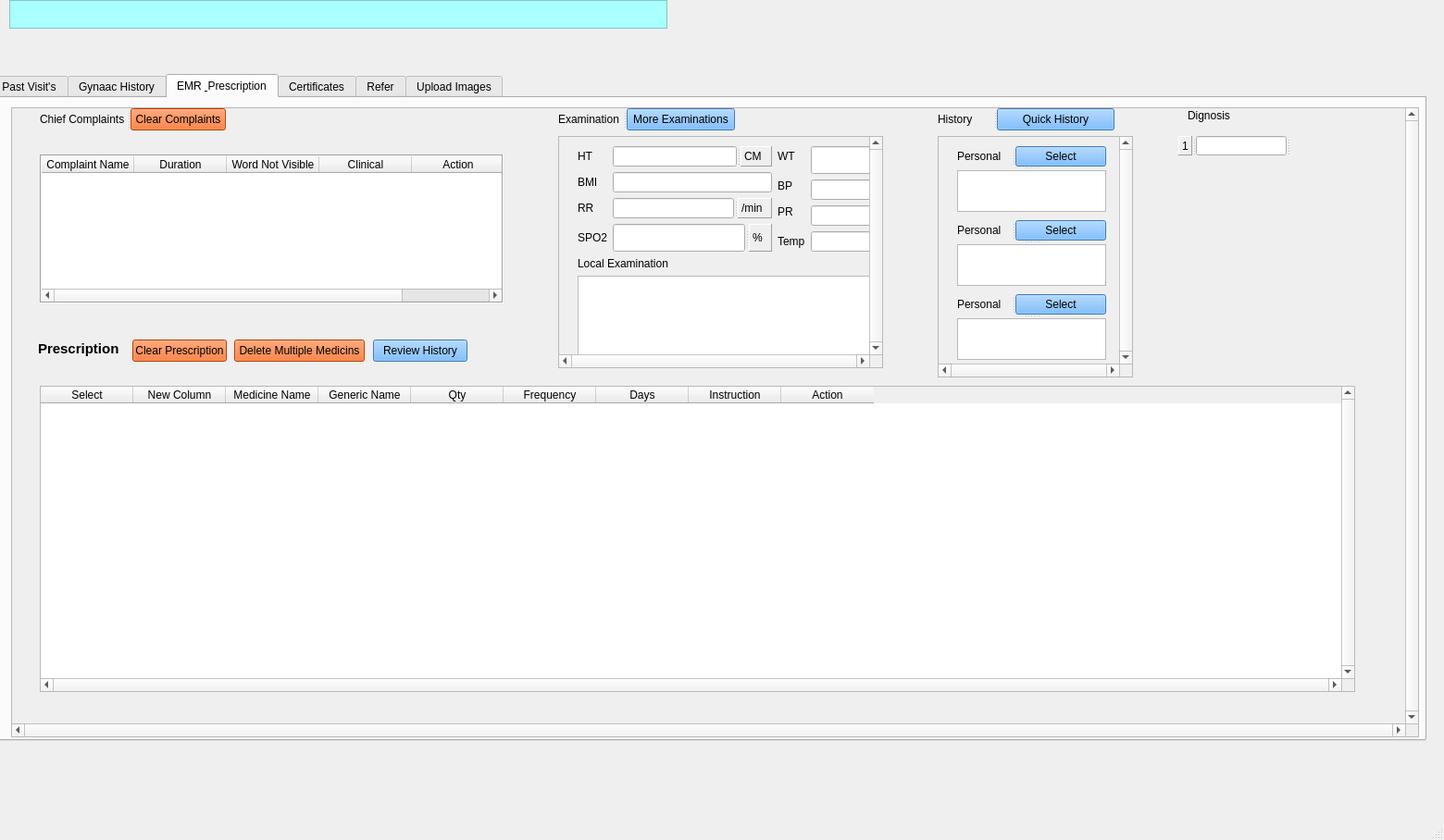
<?xml version="1.0" encoding="UTF-8"?>
<ui version="4.0">
 <class>MainWindow</class>
 <widget class="QMainWindow" name="MainWindow">
  <property name="geometry">
   <rect>
    <x>0</x>
    <y>0</y>
    <width>1560</width>
    <height>908</height>
   </rect>
  </property>
  <property name="windowTitle">
   <string>MainWindow</string>
  </property>
  <widget class="QWidget" name="centralwidget">
   <widget class="QTextBrowser" name="textBrowser">
    <property name="geometry">
     <rect>
      <x>10</x>
      <y>0</y>
      <width>711</width>
      <height>31</height>
     </rect>
    </property>
    <property name="styleSheet">
     <string notr="true">background-color: rgb(170, 255, 255);</string>
    </property>
   </widget>
   <widget class="QTabWidget" name="upload_tab">
    <property name="geometry">
     <rect>
      <x>-10</x>
      <y>80</y>
      <width>1551</width>
      <height>721</height>
     </rect>
    </property>
    <property name="focusPolicy">
     <enum>Qt::TabFocus</enum>
    </property>
    <property name="tabShape">
     <enum>QTabWidget::Rounded</enum>
    </property>
    <property name="currentIndex">
     <number>2</number>
    </property>
    <widget class="QWidget" name="tab_7">
     <attribute name="title">
      <string>Past Visit's</string>
     </attribute>
    </widget>
    <widget class="QWidget" name="tab_8">
     <attribute name="title">
      <string>Gynaac History</string>
     </attribute>
    </widget>
    <widget class="QWidget" name="tab_9">
     <attribute name="title">
      <string>EMR &amp; Prescription</string>
     </attribute>
     <widget class="QScrollArea" name="scrollArea_3">
      <property name="geometry">
       <rect>
        <x>20</x>
        <y>10</y>
        <width>1521</width>
        <height>681</height>
       </rect>
      </property>
      <property name="verticalScrollBarPolicy">
       <enum>Qt::ScrollBarAlwaysOn</enum>
      </property>
      <property name="horizontalScrollBarPolicy">
       <enum>Qt::ScrollBarAlwaysOn</enum>
      </property>
      <property name="sizeAdjustPolicy">
       <enum>QAbstractScrollArea::AdjustToContentsOnFirstShow</enum>
      </property>
      <property name="widgetResizable">
       <bool>true</bool>
      </property>
      <widget class="QWidget" name="scrollAreaWidgetContents_6">
       <property name="geometry">
        <rect>
         <x>0</x>
         <y>0</y>
         <width>1502</width>
         <height>662</height>
        </rect>
       </property>
       <widget class="QLabel" name="label_46">
        <property name="geometry">
         <rect>
          <x>1270</x>
          <y>0</y>
          <width>49</width>
          <height>16</height>
         </rect>
        </property>
        <property name="text">
         <string>Dignosis</string>
        </property>
       </widget>
       <widget class="QSplitter" name="splitter_17">
        <property name="geometry">
         <rect>
          <x>30</x>
          <y>0</y>
          <width>201</width>
          <height>24</height>
         </rect>
        </property>
        <property name="orientation">
         <enum>Qt::Horizontal</enum>
        </property>
        <widget class="QLabel" name="label_47">
         <property name="text">
          <string>Chief Complaints</string>
         </property>
        </widget>
        <widget class="QPushButton" name="pushButton_13">
         <property name="styleSheet">
          <string notr="true">background-color: rgb(255, 85, 0);</string>
         </property>
         <property name="text">
          <string>Clear Complaints</string>
         </property>
        </widget>
       </widget>
       <widget class="QScrollArea" name="scrollArea_4">
        <property name="geometry">
         <rect>
          <x>590</x>
          <y>30</y>
          <width>351</width>
          <height>251</height>
         </rect>
        </property>
        <property name="verticalScrollBarPolicy">
         <enum>Qt::ScrollBarAlwaysOn</enum>
        </property>
        <property name="horizontalScrollBarPolicy">
         <enum>Qt::ScrollBarAlwaysOn</enum>
        </property>
        <property name="sizeAdjustPolicy">
         <enum>QAbstractScrollArea::AdjustToContents</enum>
        </property>
        <property name="widgetResizable">
         <bool>true</bool>
        </property>
        <widget class="QWidget" name="scrollAreaWidgetContents_7">
         <property name="geometry">
          <rect>
           <x>0</x>
           <y>0</y>
           <width>332</width>
           <height>232</height>
          </rect>
         </property>
         <widget class="QWidget" name="">
          <property name="geometry">
           <rect>
            <x>20</x>
            <y>10</y>
            <width>423</width>
            <height>334</height>
           </rect>
          </property>
          <layout class="QGridLayout" name="gridLayout">
           <item row="0" column="0">
            <widget class="QLabel" name="label_57">
             <property name="text">
              <string>HT</string>
             </property>
            </widget>
           </item>
           <item row="0" column="1">
            <widget class="QSplitter" name="splitter_33">
             <property name="orientation">
              <enum>Qt::Horizontal</enum>
             </property>
             <widget class="QLineEdit" name="lineEdit_22"/>
             <widget class="QLabel" name="label_60">
              <property name="frameShape">
               <enum>QFrame::Panel</enum>
              </property>
              <property name="frameShadow">
               <enum>QFrame::Raised</enum>
              </property>
              <property name="text">
               <string>CM</string>
              </property>
             </widget>
            </widget>
           </item>
           <item row="0" column="2">
            <widget class="QLabel" name="label_50">
             <property name="text">
              <string>WT</string>
             </property>
            </widget>
           </item>
           <item row="0" column="3" rowspan="2">
            <widget class="QSplitter" name="splitter_34">
             <property name="orientation">
              <enum>Qt::Horizontal</enum>
             </property>
             <widget class="QLineEdit" name="lineEdit_23"/>
             <widget class="QLabel" name="label_62">
              <property name="frameShape">
               <enum>QFrame::Panel</enum>
              </property>
              <property name="frameShadow">
               <enum>QFrame::Raised</enum>
              </property>
              <property name="text">
               <string>Kg</string>
              </property>
             </widget>
            </widget>
           </item>
           <item row="1" column="0" rowspan="2">
            <widget class="QLabel" name="label_56">
             <property name="text">
              <string>BMI</string>
             </property>
            </widget>
           </item>
           <item row="1" column="1" rowspan="2">
            <widget class="QLineEdit" name="lineEdit_19"/>
           </item>
           <item row="2" column="2">
            <widget class="QLabel" name="label_61">
             <property name="sizePolicy">
              <sizepolicy hsizetype="Preferred" vsizetype="Preferred">
               <horstretch>0</horstretch>
               <verstretch>0</verstretch>
              </sizepolicy>
             </property>
             <property name="text">
              <string>BP</string>
             </property>
            </widget>
           </item>
           <item row="2" column="3" rowspan="2">
            <widget class="QSplitter" name="splitter_35">
             <property name="orientation">
              <enum>Qt::Horizontal</enum>
             </property>
             <widget class="QLineEdit" name="lineEdit_24"/>
             <widget class="QLabel" name="label_63">
              <property name="frameShape">
               <enum>QFrame::Panel</enum>
              </property>
              <property name="frameShadow">
               <enum>QFrame::Raised</enum>
              </property>
              <property name="text">
               <string>mmHg</string>
              </property>
             </widget>
            </widget>
           </item>
           <item row="3" column="0" rowspan="2">
            <widget class="QLabel" name="label_55">
             <property name="text">
              <string>RR</string>
             </property>
            </widget>
           </item>
           <item row="3" column="1" rowspan="2">
            <widget class="QSplitter" name="splitter_32">
             <property name="orientation">
              <enum>Qt::Horizontal</enum>
             </property>
             <widget class="QLineEdit" name="lineEdit_21"/>
             <widget class="QLabel" name="label_59">
              <property name="frameShape">
               <enum>QFrame::Panel</enum>
              </property>
              <property name="frameShadow">
               <enum>QFrame::Raised</enum>
              </property>
              <property name="text">
               <string>/min</string>
              </property>
             </widget>
            </widget>
           </item>
           <item row="4" column="2">
            <widget class="QLabel" name="label_51">
             <property name="sizePolicy">
              <sizepolicy hsizetype="Preferred" vsizetype="Preferred">
               <horstretch>0</horstretch>
               <verstretch>0</verstretch>
              </sizepolicy>
             </property>
             <property name="text">
              <string>PR</string>
             </property>
            </widget>
           </item>
           <item row="4" column="3" rowspan="2">
            <widget class="QSplitter" name="splitter_36">
             <property name="orientation">
              <enum>Qt::Horizontal</enum>
             </property>
             <widget class="QLineEdit" name="lineEdit_25"/>
             <widget class="QLabel" name="label_64">
              <property name="frameShape">
               <enum>QFrame::Panel</enum>
              </property>
              <property name="frameShadow">
               <enum>QFrame::Raised</enum>
              </property>
              <property name="text">
               <string>/min</string>
              </property>
             </widget>
            </widget>
           </item>
           <item row="5" column="0" rowspan="2">
            <widget class="QLabel" name="label_54">
             <property name="text">
              <string>SPO2</string>
             </property>
            </widget>
           </item>
           <item row="5" column="1" rowspan="2">
            <widget class="QSplitter" name="splitter_25">
             <property name="orientation">
              <enum>Qt::Horizontal</enum>
             </property>
             <widget class="QLineEdit" name="lineEdit_20"/>
             <widget class="QLabel" name="label_58">
              <property name="frameShape">
               <enum>QFrame::Panel</enum>
              </property>
              <property name="frameShadow">
               <enum>QFrame::Raised</enum>
              </property>
              <property name="text">
               <string>%</string>
              </property>
             </widget>
            </widget>
           </item>
           <item row="6" column="2">
            <widget class="QLabel" name="label_52">
             <property name="text">
              <string>Temp</string>
             </property>
            </widget>
           </item>
           <item row="6" column="3">
            <widget class="QSplitter" name="splitter_37">
             <property name="orientation">
              <enum>Qt::Horizontal</enum>
             </property>
             <widget class="QLineEdit" name="lineEdit_26"/>
             <widget class="QLabel" name="label_65">
              <property name="frameShape">
               <enum>QFrame::Panel</enum>
              </property>
              <property name="frameShadow">
               <enum>QFrame::Raised</enum>
              </property>
              <property name="text">
               <string>mmHg</string>
              </property>
             </widget>
            </widget>
           </item>
           <item row="7" column="0" colspan="2">
            <widget class="QLabel" name="label_53">
             <property name="text">
              <string>Local Examination</string>
             </property>
            </widget>
           </item>
           <item row="8" column="0" colspan="4">
            <widget class="QTextBrowser" name="textBrowser_10"/>
           </item>
          </layout>
         </widget>
        </widget>
       </widget>
       <widget class="QSplitter" name="splitter_38">
        <property name="geometry">
         <rect>
          <x>590</x>
          <y>0</y>
          <width>191</width>
          <height>24</height>
         </rect>
        </property>
        <property name="orientation">
         <enum>Qt::Horizontal</enum>
        </property>
        <widget class="QLabel" name="label_66">
         <property name="text">
          <string>Examination</string>
         </property>
        </widget>
        <widget class="QPushButton" name="pushButton_15">
         <property name="styleSheet">
          <string notr="true">background-color: rgb(85, 170, 255);</string>
         </property>
         <property name="text">
          <string>More Examinations</string>
         </property>
        </widget>
       </widget>
       <widget class="QSplitter" name="splitter_39">
        <property name="geometry">
         <rect>
          <x>1000</x>
          <y>0</y>
          <width>191</width>
          <height>24</height>
         </rect>
        </property>
        <property name="orientation">
         <enum>Qt::Horizontal</enum>
        </property>
        <widget class="QLabel" name="label_67">
         <property name="text">
          <string>History</string>
         </property>
        </widget>
        <widget class="QPushButton" name="pushButton_16">
         <property name="styleSheet">
          <string notr="true">background-color: rgb(85, 170, 255);</string>
         </property>
         <property name="text">
          <string>Quick History</string>
         </property>
        </widget>
       </widget>
       <widget class="QScrollArea" name="scrollArea_5">
        <property name="geometry">
         <rect>
          <x>1000</x>
          <y>30</y>
          <width>211</width>
          <height>261</height>
         </rect>
        </property>
        <property name="verticalScrollBarPolicy">
         <enum>Qt::ScrollBarAlwaysOn</enum>
        </property>
        <property name="horizontalScrollBarPolicy">
         <enum>Qt::ScrollBarAlwaysOn</enum>
        </property>
        <property name="sizeAdjustPolicy">
         <enum>QAbstractScrollArea::AdjustToContents</enum>
        </property>
        <property name="widgetResizable">
         <bool>true</bool>
        </property>
        <widget class="QWidget" name="scrollAreaWidgetContents_8">
         <property name="geometry">
          <rect>
           <x>0</x>
           <y>0</y>
           <width>192</width>
           <height>242</height>
          </rect>
         </property>
         <widget class="QSplitter" name="splitter_40">
          <property name="geometry">
           <rect>
            <x>20</x>
            <y>90</y>
            <width>161</width>
            <height>71</height>
           </rect>
          </property>
          <property name="orientation">
           <enum>Qt::Vertical</enum>
          </property>
          <widget class="QSplitter" name="splitter_41">
           <property name="orientation">
            <enum>Qt::Horizontal</enum>
           </property>
           <widget class="QLabel" name="label_68">
            <property name="text">
             <string>Personal</string>
            </property>
           </widget>
           <widget class="QPushButton" name="pushButton_17">
            <property name="styleSheet">
             <string notr="true">background-color: rgb(85, 170, 255);</string>
            </property>
            <property name="text">
             <string>Select</string>
            </property>
           </widget>
          </widget>
          <widget class="QTextBrowser" name="textBrowser_11"/>
         </widget>
         <widget class="QSplitter" name="splitter_42">
          <property name="geometry">
           <rect>
            <x>20</x>
            <y>170</y>
            <width>161</width>
            <height>71</height>
           </rect>
          </property>
          <property name="orientation">
           <enum>Qt::Vertical</enum>
          </property>
          <widget class="QSplitter" name="splitter_43">
           <property name="orientation">
            <enum>Qt::Horizontal</enum>
           </property>
           <widget class="QLabel" name="label_69">
            <property name="text">
             <string>Personal</string>
            </property>
           </widget>
           <widget class="QPushButton" name="pushButton_18">
            <property name="styleSheet">
             <string notr="true">background-color: rgb(85, 170, 255);</string>
            </property>
            <property name="text">
             <string>Select</string>
            </property>
           </widget>
          </widget>
          <widget class="QTextBrowser" name="textBrowser_12"/>
         </widget>
         <widget class="QSplitter" name="splitter_44">
          <property name="geometry">
           <rect>
            <x>20</x>
            <y>10</y>
            <width>161</width>
            <height>71</height>
           </rect>
          </property>
          <property name="orientation">
           <enum>Qt::Vertical</enum>
          </property>
          <widget class="QSplitter" name="splitter_45">
           <property name="orientation">
            <enum>Qt::Horizontal</enum>
           </property>
           <widget class="QLabel" name="label_70">
            <property name="text">
             <string>Personal</string>
            </property>
           </widget>
           <widget class="QPushButton" name="pushButton_19">
            <property name="styleSheet">
             <string notr="true">background-color: rgb(85, 170, 255);</string>
            </property>
            <property name="text">
             <string>Select</string>
            </property>
           </widget>
          </widget>
          <widget class="QTextBrowser" name="textBrowser_13"/>
         </widget>
        </widget>
       </widget>
       <widget class="QTableWidget" name="tableComplaint">
        <property name="geometry">
         <rect>
          <x>30</x>
          <y>50</y>
          <width>501</width>
          <height>161</height>
         </rect>
        </property>
        <property name="frameShape">
         <enum>QFrame::Box</enum>
        </property>
        <property name="alternatingRowColors">
         <bool>true</bool>
        </property>
        <property name="iconSize">
         <size>
          <width>0</width>
          <height>0</height>
         </size>
        </property>
        <property name="gridStyle">
         <enum>Qt::SolidLine</enum>
        </property>
        <property name="sortingEnabled">
         <bool>false</bool>
        </property>
        <attribute name="verticalHeaderVisible">
         <bool>true</bool>
        </attribute>
        <attribute name="verticalHeaderCascadingSectionResizes">
         <bool>true</bool>
        </attribute>
        <attribute name="verticalHeaderShowSortIndicator" stdset="0">
         <bool>true</bool>
        </attribute>
        <column>
         <property name="text">
          <string>Complaint Name</string>
         </property>
        </column>
        <column>
         <property name="text">
          <string>Duration</string>
         </property>
        </column>
        <column>
         <property name="text">
          <string>Word Not Visible</string>
         </property>
        </column>
        <column>
         <property name="text">
          <string>Clinical</string>
         </property>
        </column>
        <column>
         <property name="text">
          <string>Action</string>
         </property>
        </column>
       </widget>
       <widget class="QLabel" name="label_71">
        <property name="geometry">
         <rect>
          <x>28</x>
          <y>250</y>
          <width>91</width>
          <height>20</height>
         </rect>
        </property>
        <property name="font">
         <font>
          <pointsize>11</pointsize>
          <bold>true</bold>
         </font>
        </property>
        <property name="text">
         <string>Prescription</string>
        </property>
       </widget>
       <widget class="QPushButton" name="pushButton_21">
        <property name="geometry">
         <rect>
          <x>130</x>
          <y>250</y>
          <width>102</width>
          <height>24</height>
         </rect>
        </property>
        <property name="styleSheet">
         <string notr="true">background-color: rgb(255, 85, 0);</string>
        </property>
        <property name="text">
         <string>Clear Prescription</string>
        </property>
       </widget>
       <widget class="QPushButton" name="pushButton_22">
        <property name="geometry">
         <rect>
          <x>240</x>
          <y>250</y>
          <width>141</width>
          <height>24</height>
         </rect>
        </property>
        <property name="styleSheet">
         <string notr="true">background-color: rgb(255, 85, 0);</string>
        </property>
        <property name="text">
         <string>Delete Multiple Medicins</string>
        </property>
       </widget>
       <widget class="QPushButton" name="pushButton_23">
        <property name="geometry">
         <rect>
          <x>390</x>
          <y>250</y>
          <width>102</width>
          <height>24</height>
         </rect>
        </property>
        <property name="styleSheet">
         <string notr="true">background-color: rgb(85, 170, 255);</string>
        </property>
        <property name="text">
         <string>Review History</string>
        </property>
       </widget>
       <widget class="QTableWidget" name="tableWidget_2">
        <property name="geometry">
         <rect>
          <x>30</x>
          <y>300</y>
          <width>1421</width>
          <height>331</height>
         </rect>
        </property>
        <property name="verticalScrollBarPolicy">
         <enum>Qt::ScrollBarAlwaysOn</enum>
        </property>
        <property name="horizontalScrollBarPolicy">
         <enum>Qt::ScrollBarAlwaysOn</enum>
        </property>
        <property name="sizeAdjustPolicy">
         <enum>QAbstractScrollArea::AdjustToContents</enum>
        </property>
        <column>
         <property name="text">
          <string>Select</string>
         </property>
        </column>
        <column>
         <property name="text">
          <string>New Column</string>
         </property>
        </column>
        <column>
         <property name="text">
          <string>Medicine Name</string>
         </property>
         <property name="icon">
          <iconset>
           <normaloff>settings-icon.webp</normaloff>settings-icon.webp</iconset>
         </property>
        </column>
        <column>
         <property name="text">
          <string>Generic Name</string>
         </property>
        </column>
        <column>
         <property name="text">
          <string>Qty</string>
         </property>
        </column>
        <column>
         <property name="text">
          <string>Frequency</string>
         </property>
        </column>
        <column>
         <property name="text">
          <string>Days</string>
         </property>
        </column>
        <column>
         <property name="text">
          <string>Instruction</string>
         </property>
        </column>
        <column>
         <property name="text">
          <string>Action</string>
         </property>
        </column>
       </widget>
       <widget class="QSplitter" name="splitter_46">
        <property name="geometry">
         <rect>
          <x>1260</x>
          <y>30</y>
          <width>161</width>
          <height>21</height>
         </rect>
        </property>
        <property name="orientation">
         <enum>Qt::Horizontal</enum>
        </property>
        <widget class="QLabel" name="label_49">
         <property name="frameShape">
          <enum>QFrame::Panel</enum>
         </property>
         <property name="frameShadow">
          <enum>QFrame::Raised</enum>
         </property>
         <property name="text">
          <string>1</string>
         </property>
        </widget>
        <widget class="QLineEdit" name="lineEdit_18"/>
        <widget class="QPushButton" name="pushButton_20">
         <property name="text">
          <string/>
         </property>
         <property name="icon">
          <iconset>
           <normaloff>../images.jpg</normaloff>../images.jpg</iconset>
         </property>
         <property name="iconSize">
          <size>
           <width>25</width>
           <height>25</height>
          </size>
         </property>
         <property name="flat">
          <bool>true</bool>
         </property>
        </widget>
       </widget>
      </widget>
     </widget>
    </widget>
    <widget class="QWidget" name="tab_10">
     <attribute name="title">
      <string>Certificates</string>
     </attribute>
    </widget>
    <widget class="QWidget" name="tab_11">
     <attribute name="title">
      <string>Refer</string>
     </attribute>
    </widget>
    <widget class="QWidget" name="tab_12">
     <attribute name="title">
      <string>Upload Images</string>
     </attribute>
    </widget>
   </widget>
  </widget>
  <widget class="QMenuBar" name="menubar">
   <property name="geometry">
    <rect>
     <x>0</x>
     <y>0</y>
     <width>1560</width>
     <height>22</height>
    </rect>
   </property>
  </widget>
  <widget class="QStatusBar" name="statusbar"/>
 </widget>
 <resources/>
 <connections/>
</ui>
